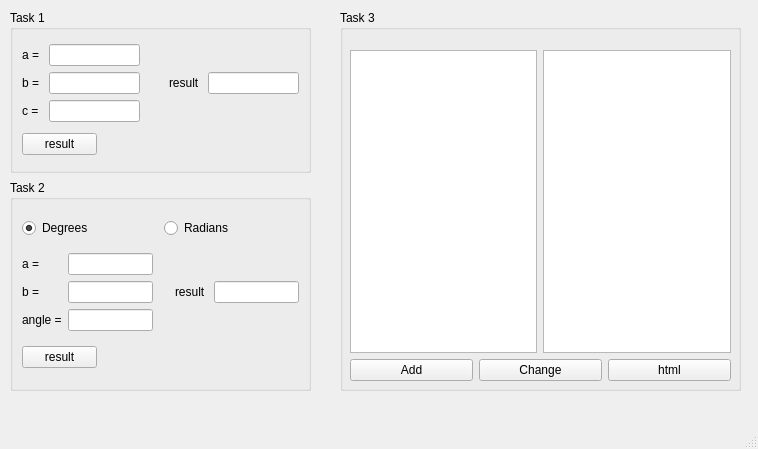
<?xml version="1.0" encoding="UTF-8"?>
<ui version="4.0">
 <class>MainWindow</class>
 <widget class="QMainWindow" name="MainWindow">
  <property name="geometry">
   <rect>
    <x>0</x>
    <y>0</y>
    <width>758</width>
    <height>449</height>
   </rect>
  </property>
  <property name="windowTitle">
   <string>MainWindow</string>
  </property>
  <widget class="QWidget" name="centralwidget">
   <widget class="QGroupBox" name="groupBox">
    <property name="geometry">
     <rect>
      <x>10</x>
      <y>10</y>
      <width>301</width>
      <height>163</height>
     </rect>
    </property>
    <property name="title">
     <string>Task 1</string>
    </property>
    <layout class="QHBoxLayout" name="horizontalLayout_2">
     <item>
      <layout class="QVBoxLayout" name="verticalLayout_3">
       <item>
        <layout class="QHBoxLayout" name="horizontalLayout">
         <item>
          <layout class="QVBoxLayout" name="verticalLayout_2">
           <item>
            <widget class="QLabel" name="label">
             <property name="text">
              <string>a = </string>
             </property>
            </widget>
           </item>
           <item>
            <widget class="QLabel" name="label_2">
             <property name="text">
              <string>b =</string>
             </property>
            </widget>
           </item>
           <item>
            <widget class="QLabel" name="label_3">
             <property name="text">
              <string>c =</string>
             </property>
            </widget>
           </item>
          </layout>
         </item>
         <item>
          <layout class="QVBoxLayout">
           <property name="leftMargin">
            <number>0</number>
           </property>
           <property name="topMargin">
            <number>0</number>
           </property>
           <property name="rightMargin">
            <number>0</number>
           </property>
           <item>
            <widget class="QLineEdit" name="lineEdit">
             <property name="text">
              <string/>
             </property>
            </widget>
           </item>
           <item>
            <widget class="QLineEdit" name="lineEdit_2"/>
           </item>
           <item>
            <widget class="QLineEdit" name="lineEdit_3"/>
           </item>
          </layout>
         </item>
         <item>
          <spacer name="horizontalSpacer">
           <property name="orientation">
            <enum>Qt::Horizontal</enum>
           </property>
           <property name="sizeHint" stdset="0">
            <size>
             <width>40</width>
             <height>20</height>
            </size>
           </property>
          </spacer>
         </item>
         <item>
          <widget class="QLabel" name="label_4">
           <property name="text">
            <string>result </string>
           </property>
          </widget>
         </item>
         <item>
          <widget class="QLineEdit" name="lineEdit_4">
           <property name="enabled">
            <bool>true</bool>
           </property>
          </widget>
         </item>
        </layout>
       </item>
       <item>
        <widget class="QPushButton" name="pushButton">
         <property name="enabled">
          <bool>true</bool>
         </property>
         <property name="maximumSize">
          <size>
           <width>75</width>
           <height>16777215</height>
          </size>
         </property>
         <property name="baseSize">
          <size>
           <width>0</width>
           <height>0</height>
          </size>
         </property>
         <property name="text">
          <string>result</string>
         </property>
        </widget>
       </item>
      </layout>
     </item>
    </layout>
   </widget>
   <widget class="QGroupBox" name="groupBox_3">
    <property name="geometry">
     <rect>
      <x>10</x>
      <y>180</y>
      <width>301</width>
      <height>211</height>
     </rect>
    </property>
    <property name="title">
     <string>Task 2</string>
    </property>
    <layout class="QHBoxLayout" name="horizontalLayout_3">
     <item>
      <layout class="QVBoxLayout" name="verticalLayout_4">
       <item>
        <layout class="QHBoxLayout" name="horizontalLayout_5">
         <item>
          <widget class="QRadioButton" name="radioButton_1">
           <property name="text">
            <string>Degrees</string>
           </property>
           <property name="checked">
            <bool>true</bool>
           </property>
          </widget>
         </item>
         <item>
          <widget class="QRadioButton" name="radioButton_2">
           <property name="text">
            <string>Radians</string>
           </property>
           <property name="checkable">
            <bool>true</bool>
           </property>
           <property name="checked">
            <bool>false</bool>
           </property>
          </widget>
         </item>
        </layout>
       </item>
       <item>
        <layout class="QHBoxLayout" name="horizontalLayout_4">
         <item>
          <layout class="QVBoxLayout" name="verticalLayout_5">
           <property name="spacing">
            <number>6</number>
           </property>
           <property name="leftMargin">
            <number>0</number>
           </property>
           <property name="topMargin">
            <number>0</number>
           </property>
           <property name="rightMargin">
            <number>0</number>
           </property>
           <property name="bottomMargin">
            <number>0</number>
           </property>
           <item>
            <widget class="QLabel" name="label_5">
             <property name="text">
              <string>a = </string>
             </property>
            </widget>
           </item>
           <item>
            <widget class="QLabel" name="label_6">
             <property name="text">
              <string>b =</string>
             </property>
            </widget>
           </item>
           <item>
            <widget class="QLabel" name="label_7">
             <property name="text">
              <string>angle =</string>
             </property>
            </widget>
           </item>
          </layout>
         </item>
         <item>
          <layout class="QVBoxLayout" name="_2">
           <property name="leftMargin">
            <number>0</number>
           </property>
           <property name="topMargin">
            <number>0</number>
           </property>
           <property name="rightMargin">
            <number>0</number>
           </property>
           <item>
            <widget class="QLineEdit" name="lineEdit_5">
             <property name="text">
              <string/>
             </property>
            </widget>
           </item>
           <item>
            <widget class="QLineEdit" name="lineEdit_6"/>
           </item>
           <item>
            <widget class="QLineEdit" name="lineEdit_7"/>
           </item>
          </layout>
         </item>
         <item>
          <spacer name="horizontalSpacer_2">
           <property name="orientation">
            <enum>Qt::Horizontal</enum>
           </property>
           <property name="sizeHint" stdset="0">
            <size>
             <width>40</width>
             <height>20</height>
            </size>
           </property>
          </spacer>
         </item>
         <item>
          <widget class="QLabel" name="label_8">
           <property name="text">
            <string>result </string>
           </property>
          </widget>
         </item>
         <item>
          <widget class="QLineEdit" name="lineEdit_8">
           <property name="enabled">
            <bool>true</bool>
           </property>
          </widget>
         </item>
        </layout>
       </item>
       <item>
        <widget class="QPushButton" name="pushButton_2">
         <property name="enabled">
          <bool>true</bool>
         </property>
         <property name="maximumSize">
          <size>
           <width>75</width>
           <height>16777215</height>
          </size>
         </property>
         <property name="baseSize">
          <size>
           <width>0</width>
           <height>0</height>
          </size>
         </property>
         <property name="text">
          <string>result</string>
         </property>
        </widget>
       </item>
      </layout>
     </item>
    </layout>
   </widget>
   <widget class="QGroupBox" name="groupBox_2">
    <property name="geometry">
     <rect>
      <x>340</x>
      <y>10</y>
      <width>401</width>
      <height>381</height>
     </rect>
    </property>
    <property name="title">
     <string>Task 3</string>
    </property>
    <widget class="QWidget" name="verticalLayoutWidget_4">
     <property name="geometry">
      <rect>
       <x>10</x>
       <y>40</y>
       <width>381</width>
       <height>331</height>
      </rect>
     </property>
     <layout class="QVBoxLayout" name="verticalLayout">
      <item>
       <layout class="QHBoxLayout" name="horizontalLayout_6">
        <item>
         <widget class="QPlainTextEdit" name="plainTextEdit"/>
        </item>
        <item>
         <widget class="QPlainTextEdit" name="plainTextEdit_2"/>
        </item>
       </layout>
      </item>
      <item>
       <layout class="QHBoxLayout" name="horizontalLayout_7">
        <item>
         <widget class="QPushButton" name="pushButton_3">
          <property name="text">
           <string>Add</string>
          </property>
         </widget>
        </item>
        <item>
         <widget class="QPushButton" name="pushButton_4">
          <property name="text">
           <string>Change</string>
          </property>
         </widget>
        </item>
        <item>
         <widget class="QPushButton" name="pushButton_5">
          <property name="text">
           <string>html</string>
          </property>
         </widget>
        </item>
       </layout>
      </item>
     </layout>
    </widget>
   </widget>
  </widget>
  <widget class="QMenuBar" name="menubar">
   <property name="geometry">
    <rect>
     <x>0</x>
     <y>0</y>
     <width>758</width>
     <height>21</height>
    </rect>
   </property>
  </widget>
  <widget class="QStatusBar" name="statusbar"/>
 </widget>
 <resources/>
 <connections/>
</ui>
